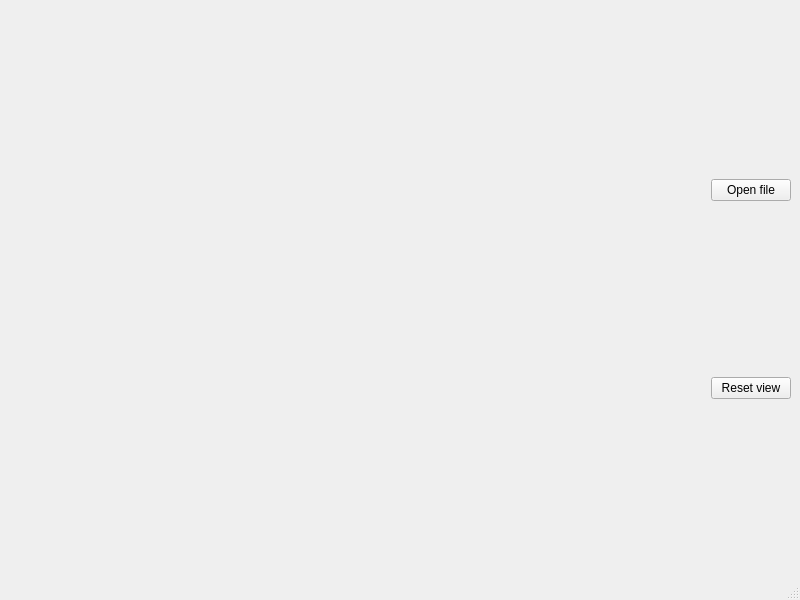
<?xml version="1.0" encoding="UTF-8"?>
<ui version="4.0">
 <class>MainWindow</class>
 <widget class="QMainWindow" name="MainWindow">
  <property name="geometry">
   <rect>
    <x>0</x>
    <y>0</y>
    <width>800</width>
    <height>600</height>
   </rect>
  </property>
  <property name="windowTitle">
   <string>MainWindow</string>
  </property>
  <widget class="QWidget" name="centralwidget">
   <layout class="QHBoxLayout" name="horizontalLayout_2">
    <item>
     <widget class="ViewerWidget" name="gl" native="true">
      <property name="sizePolicy">
       <sizepolicy hsizetype="Expanding" vsizetype="Preferred">
        <horstretch>0</horstretch>
        <verstretch>0</verstretch>
       </sizepolicy>
      </property>
     </widget>
    </item>
    <item>
     <layout class="QVBoxLayout" name="verticalLayout">
      <item>
       <widget class="QPushButton" name="btnOpenFile">
        <property name="text">
         <string>Open file</string>
        </property>
       </widget>
      </item>
      <item>
       <widget class="QPushButton" name="btnResetView">
        <property name="text">
         <string>Reset view</string>
        </property>
       </widget>
      </item>
     </layout>
    </item>
   </layout>
  </widget>
  <widget class="QMenuBar" name="menubar">
   <property name="geometry">
    <rect>
     <x>0</x>
     <y>0</y>
     <width>800</width>
     <height>19</height>
    </rect>
   </property>
  </widget>
  <widget class="QStatusBar" name="statusbar"/>
 </widget>
 <customwidgets>
  <customwidget>
   <class>ViewerWidget</class>
   <extends>QWidget</extends>
   <header>viewerwidget.h</header>
   <container>1</container>
  </customwidget>
 </customwidgets>
 <resources/>
 <connections/>
</ui>
